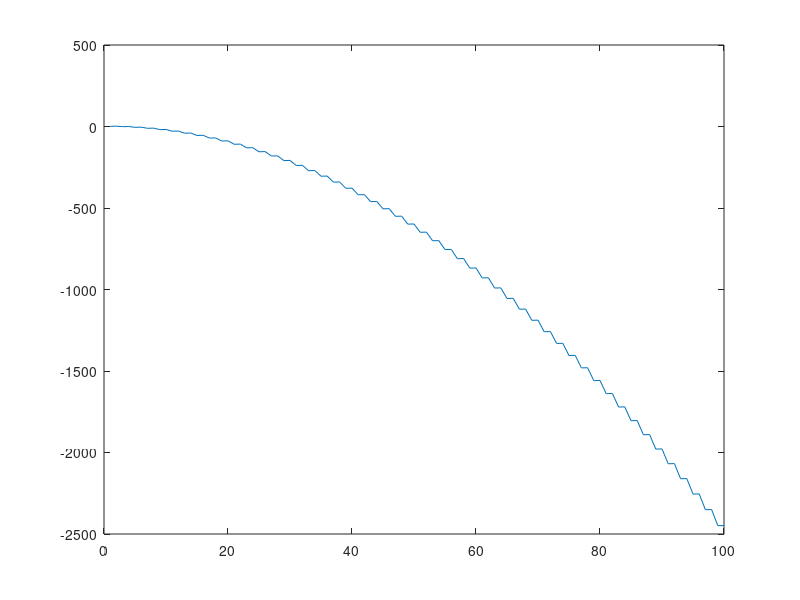

MATLAB code to generate this figure:
for i = 1:5 %for loop
    disp(i)
end         %end loop over i

t = 0:0.1:20;      %times for the x-axis
for w=2*pi/20:.01:2*pi/10   %w is the parameter we change
    plot(t,cos(w*t),'Color',[0 0 w]) %[w 0 0]red [0 w 0]green [0 0 w]blue
    hold on
end
hold off
xlabel('time (seconds)');
ylabel('cos(\omegat)');

theta = -pi:0.1:pi;
total=0;
for i =2:5
    intensity = (cos(theta*2)).*(theta/i).^2;
    total = total + intensity
    plot(theta,intensity,':','Color',[i/5 0 0])
    hold on
end
plot(theta,total,'b-'); %all in blue
hold off

%Control Statements - "while"

number=55000;
power = 0;
while number > 2^power  %condition to quit looping
    power = power + 1;  %update power
end
power   %print result

%Control Statements - "if...else...end"

val(1)=1;
for i =2:100
    if (i/2 - round(i/2)) == 0   % i is even
        val(i) = val(i-1)+1;
    else
        val(i) = val(i-1)-i;
    end
end
plot(val)